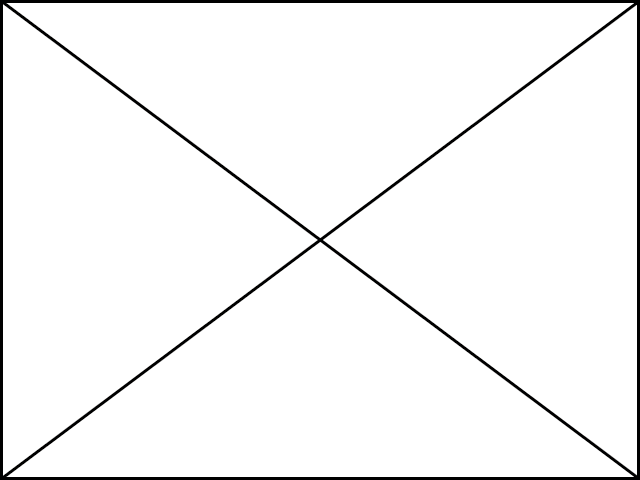
#> input picture v1.png, 640 x 480 px, given in place of the camera
$ python Multiple_Color_Calculator.py
#> lines starting #> are read from the running program, lines starting #| are printed output that depends on the picture; after the words box and inside, x2 and y2 are one past the last pixel; in counts of white or black regions, pixels touching at a corner belong together
from __future__ import print_function
from imutils.video import WebcamVideoStream
from imutils.video import FPS
import matplotlib.pyplot as plt
import numpy as np
import imutils
import cv2
import time


print("[INFO] sampling THREADED frames from webcam...")


# -------------------------------------------------------------------------------------------------------------
# Functions
# -------------------------------------------------------------------------------------------------------------
def calc_avg(tuple):
    for x in tuple:
        L = x[0]
        A = x[1]
        B = x[2]

    L = L.flatten()
    A = A.flatten()
    B = B.flatten()

    sumL = int(L.sum() / len(L))
    sumA = int(A.sum() / len(A))
    sumB = int(B.sum() / len(B))

    sumAll = [sumL, sumA, sumB]

    return sumAll


# -------------------------------------------------------------------------------------------------------------
# Definitions
# -------------------------------------------------------------------------------------------------------------
vs = WebcamVideoStream(src=0).start()
time.sleep(2)
fps = FPS().start()
times = []
pixel = []
pixel2 = []
COLOR_ROWS = 80
COLOR_COLS = 250
red = (0, 0, 255)
colorArray = np.zeros((COLOR_ROWS, COLOR_COLS, 3), dtype=np.uint8)
colorArray2 = np.zeros((COLOR_ROWS, COLOR_COLS, 3), dtype=np.uint8)

# -------------------------------------------------------------------------------------------------------------
# Frame Operations
# -------------------------------------------------------------------------------------------------------------
start_time = time.time()
frame = vs.read()
#> frame is the input picture: shape (480, 640, 3); mean B, G, R 245.6, 245.6, 245.6
frame = imutils.resize(frame, width=640, height=480)
frame = cv2.cvtColor(frame, cv2.COLOR_BGR2RGB)

plt.figure()
plt.axis("off")
plt.imshow(frame)

# -------------------------------------------------------------------------------------------------------------
# Color Conversion
# -------------------------------------------------------------------------------------------------------------
gray = cv2.cvtColor(frame, cv2.COLOR_BGR2GRAY)
ret, thresh = cv2.threshold(gray, 0, 255, cv2.THRESH_BINARY_INV + cv2.THRESH_OTSU)
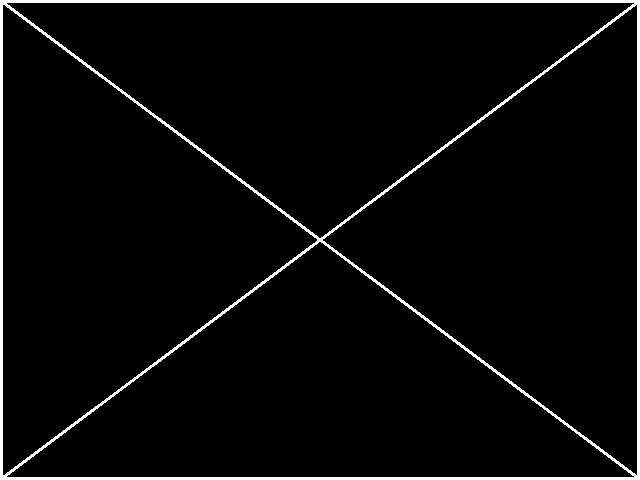
#> thresh: shape (480, 640); 3.7% white; 1 white region, box (x1, y1, x2, y2) and area: (0, 0, 640, 480) 11334
#> ret = 128

src = cv2.split(frame)

and_img1 = cv2.bitwise_and(src[0], thresh)
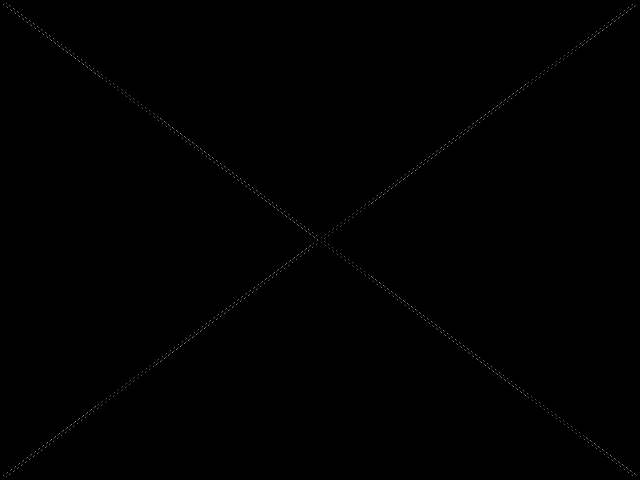
#> and_img1: shape (480, 640); min 0, max 129, mean 0.3
and_img2 = cv2.bitwise_and(src[1], thresh)
and_img3 = cv2.bitwise_and(src[2], thresh)
and_img = cv2.merge((and_img1, and_img2, and_img3))
lab_img = cv2.cvtColor(and_img, cv2.COLOR_RGB2Lab)
#> lab_img: shape (480, 640, 3); mean of channels 0, 1, 2 0.4, 128, 128

plt.figure()
plt.axis("off")
plt.imshow(and_img)

# -------------------------------------------------------------------------------------------------------------
# Calculations
# -------------------------------------------------------------------------------------------------------------
px = lab_img[100, :]
#> px = 640 rows, first 8: [0, 128, 128], [0, 128, 128], [0, 128, 128], [0, 128, 128], [0, 128, 128], [0, 128, 128], [0, 128, 128], [0, 128, 128]
pix_f = px[1]
#> pix_f = [0, 128, 128]

for x in px:
    if x[0] != 0 and x[1] != 0 and x[2] != 0:
        p1 = int(pix_f[1])
        p2 = int(pix_f[2])
        x1 = int(x[1])
        x2 = int(x[2])

        if (p1 - x1) >= 6 or (p1 - x1) <= -6 or (p2 - x2) >= 6 or (p2 - x2) <= -6:
            pixel2.append(x)
        else:
            pixel.append(x)
#> this loop made 640 passes
#> (p1, p2, x1, x2) on passes 505, 509: (128, 128, 128, 128), (128, 128, 128, 129)
#> after the loop, pixel = [[89, 128, 128], [31, 128, 129]]; pixel2 = []

color1 = calc_avg(pixel)
#> the loop in calc_avg, `for x in tuple:` made 2 passes
#> in calc_avg, `L = L.flatten()`: L = [31]
#> in calc_avg, `A = A.flatten()`: A = [128]
#> in calc_avg, `B = B.flatten()`: B = [129]
#> in calc_avg, `sumL = int(L.sum() / len(L))`: sumL = 31
#> in calc_avg, `sumA = int(A.sum() / len(A))`: sumA = 128
#> in calc_avg, `sumB = int(B.sum() / len(B))`: sumB = 129
#> in calc_avg, `sumAll = [sumL, sumA, sumB]`: sumAll = [31, 128, 129]
#> color1 = [31, 128, 129]
color2 = calc_avg(pixel2)
#> (the run stopped early here; a loop or call above may not have finished)
